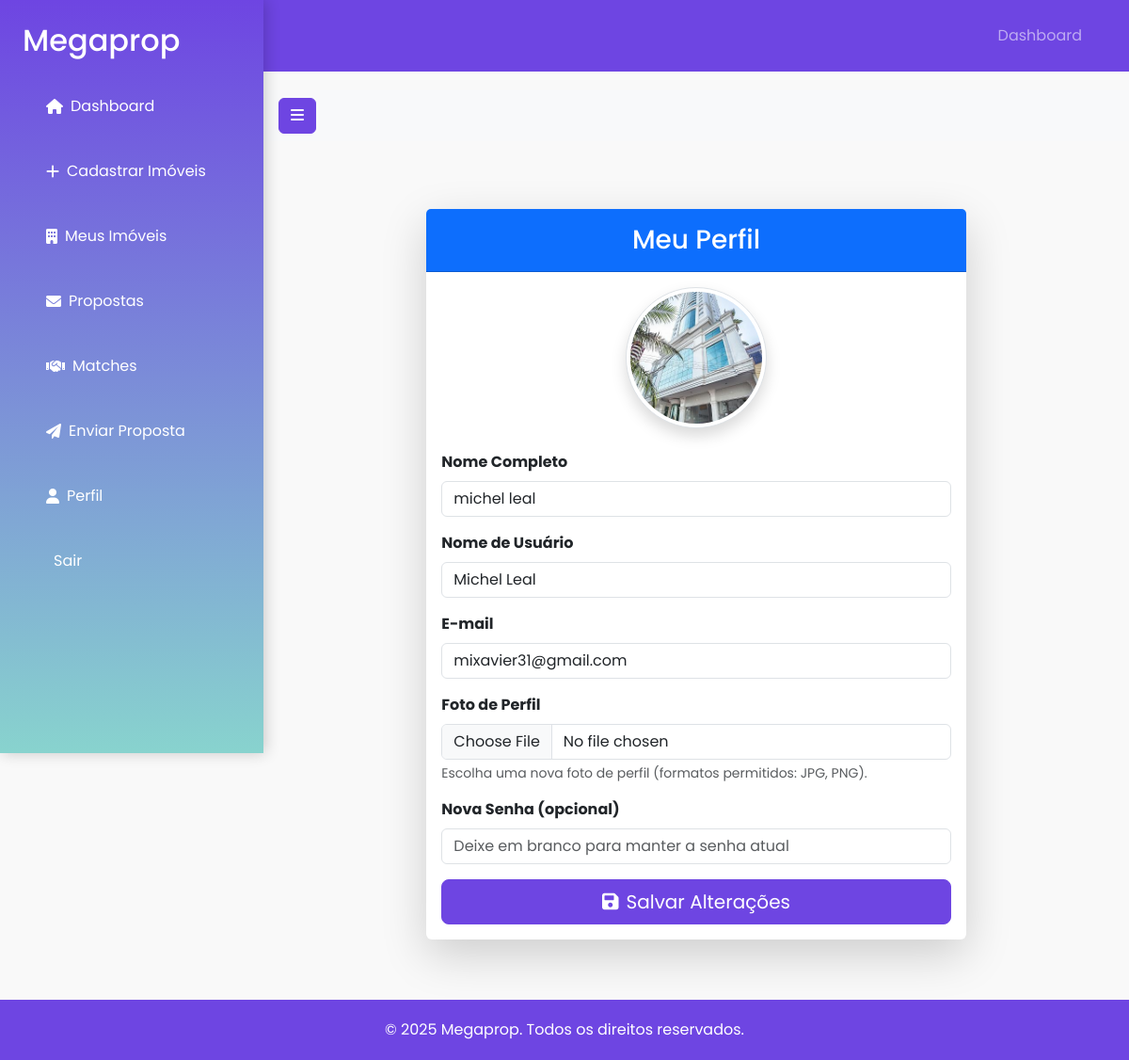
The page /profile (signed in) on the database its author committed.
### app/models.py (models this page shows, shortened)
class User(UserMixin, db.Model):
    __tablename__ = 'user'
    id = db.Column(db.Integer, primary_key=True, comment="ID único do usuário")
    name = db.Column(db.String(100), nullable=False, comment="Nome completo do usuário")
    usertitle = db.Column(
        db.String(80), unique=True, nullable=False, index=True, comment="Nome de usuário"
    )
    email = db.Column(
        db.String(120), unique=True, nullable=False, index=True, comment="E-mail do usuário"
    )
    password_hash = db.Column(
        db.String(200), nullable=False, comment="Senha hashada do usuário"
    )
    role = db.Column(
        db.String(50), nullable=False, default='user', comment="Papel: admin, user, corretor, etc."
    )
    user_profile = db.Column(
        db.String(50), nullable=False, default='individual', comment="Perfil: individual, empresa, etc."
    )
    preferred_locations = db.Column(
        db.String(500), nullable=True, comment="Locações preferidas pelo usuário"
    )
    phone = db.Column(db.String(20), nullable=True, comment="Número de telefone do usuário")
    profile_picture = db.Column(
        db.String(200), nullable=True, comment="URL da foto de perfil do usuário"
    )
    created_at = db.Column(
        db.DateTime, default=datetime.utcnow, comment="Data de criação do usuário"
    )
    last_login = db.Column(
        db.DateTime, nullable=True, comment="Último login do usuário"
    )
    properties = db.relationship(
        'Property', back_populates='owner', lazy='dynamic', cascade='all, delete-orphan'
    )
    sent_proposals = db.relationship(
        'Proposal', foreign_keys='Proposal.sender_id', back_populates='sender'
    )
    received_proposals = db.relationship(
        'Proposal', foreign_keys='Proposal.receiver_id', back_populates='receiver'
    )
    activities = db.relationship(
        'Activity', back_populates='user', lazy='dynamic'
    )
    matches = db.relationship(
        'Match', foreign_keys='Match.user_id', back_populates='user'
    )
    received_matches = db.relationship(
        'Match', foreign_keys='Match.matched_user_id', back_populates='matched_user'
    )
    notifications = db.relationship(
        'Notification', back_populates='user', lazy='dynamic'
    )

### app/routes.py (the view, shortened to what this page needs)
@main.route('/profile', methods=['GET', 'POST'])
@login_required
def profile():
    form = UpdateProfileForm()
    form.name.data = current_user.name
    form.usertitle.data = current_user.usertitle
    form.email.data = current_user.email
    form.phone.data = current_user.phone if hasattr(current_user, 'phone') else None
    return render_template('profile.html', form=form)

### app/templates/profile.html (shortened to what this page needs)
{% extends "base.html" %}
{% block content %}
<div class="container mt-5">
    <div class="row justify-content-center">
        <div class="col-md-8">
            <div class="card shadow-lg border-0">
                <div class="card-header bg-primary text-white text-center py-3">
                    <h3 class="mb-0">Meu Perfil</h3>
                </div>
                <div class="card-body">
                    <div class="text-center mb-4">
                        {% if current_user.profile_picture %}
                            <img id="profile-preview"
                                 src="{{ url_for('static', filename='profile_pics/' + current_user.profile_picture) }}"
                                 class="img-thumbnail rounded-circle shadow"
                                 style="width: 150px; height: 150px; object-fit: cover;">
                        {% else %}
                            <div id="default-profile"
                                 class="bg-light rounded-circle d-flex align-items-center justify-content-center text-muted"
                                 style="width: 150px; height: 150px; font-size: 60px;">
                                <i class="fas fa-user"></i>
                            </div>
                        {% endif %}
                    </div>
                    <form method="POST" enctype="multipart/form-data" id="profile-form">
                        <div class="mb-3">
                            {{ form.name.label(class="form-label fw-bold") }}
                            {{ form.name(class="form-control", placeholder="Seu nome completo") }}
                        </div>
                        <div class="mb-3">
                            {{ form.usertitle.label(class="form-label fw-bold") }}
                            {{ form.usertitle(class="form-control", placeholder="Nome de usuário único") }}
                        </div>
                        <div class="mb-3">
                            {{ form.email.label(class="form-label fw-bold") }}
                            {{ form.email(class="form-control", placeholder="seuemail@example.com") }}
                        </div>
                        <div class="mb-3">
                            {{ form.profile_pic.label(class="form-label fw-bold") }}
                            {{ form.profile_pic(class="form-control", id="profile-pic-input") }}
                            <small class="text-muted d-block mt-1">Escolha uma nova foto de perfil (formatos permitidos: JPG, PNG).</small>
                        </div>
                        <div class="mb-3">
                            {{ form.password.label(class="form-label fw-bold") }}
                            {{ form.password(class="form-control", placeholder="Deixe em branco para manter a senha atual") }}
                        </div>
                        <div class="d-grid gap-2">
                            <button type="submit" class="btn btn-primary btn-lg">
                                <i class="fas fa-save me-2"></i>Salvar Alterações
                            </button>
                        </div>
                    </form>
                </div>
            </div>
        </div>
    </div>
</div>
{% endblock %}

### app/templates/base.html (style rules this page uses)
body { font-family: 'Poppins', sans-serif; background-color: #f9f9f9; margin: 0; padding: 0; color: #333; }
.btn-primary { background-color: #6e45e2; border-color: #6e45e2; }

### rows shown on the page
User: profile_picture (picture), name "michel leal", usertitle "Michel Leal", email "mixavier31@gmail.com"
